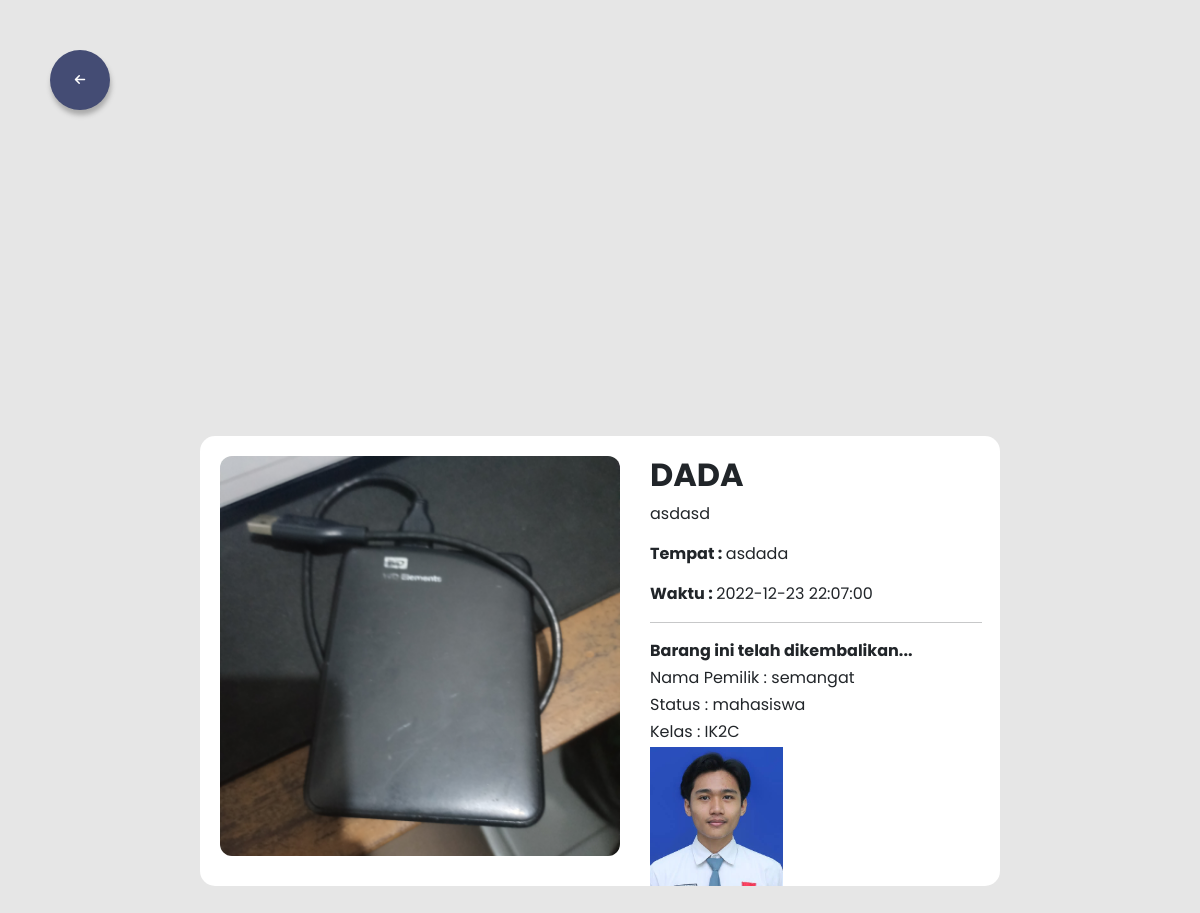
The app's page /php/detail_page.php?id=32 with its own data.
### tables this page shows
CREATE TABLE `lost` (
  `id` int(11) NOT NULL,
  `username` varchar(100) NOT NULL,
  `nama_barang` varchar(50) NOT NULL,
  `desc_barang` text NOT NULL,
  `area` varchar(100) NOT NULL,
  `tanggal` datetime NOT NULL,
  `gambar` varchar(200) NOT NULL,
  `nama_pemilik` varchar(200) NOT NULL,
  `status_pemilik` varchar(10) NOT NULL,
  `kelas` varchar(7) NOT NULL,
  `foto_bukti` varchar(200) NOT NULL,
  `returned` int(2) NOT NULL
);

### php/detail_page.php (the view, shortened to what this page needs)
<?php
include 'config.php';
$id = $_GET['id'];
$result = mysqli_query($conn, "SELECT * FROM lost INNER JOIN users ON users.username=lost.username WHERE lost.id=$id");
$data = $result->fetch_assoc();
?>
<!DOCTYPE html>
<html lang="en">
<head>
    <link rel="stylesheet" href="https://cdnjs.cloudflare.com/ajax/libs/font-awesome/6.2.1/css/all.min.css">
    <link href="https://cdn.jsdelivr.net/npm/bootstrap@5.2.3/dist/css/bootstrap.min.css" rel="stylesheet">
</head>
<body>
    <div class="fab-container">
        <div class="iconbutton">
            <a href="home_page.php">
                <i class="fa-solid fa-arrow-left"></i>
            </a>
        </div>
    </div>
    <div class="container cont-banner">
        <div class="row">
            <div class="col-md-6 img-col">
                <img src="data_gambar/<?php echo $data['gambar'] ?>" class="img-banner" />
            </div>
            <div class="col-md-6" style="padding: 0 10px 0 50px ; max-width: 400px; overflow: hidden; text-overflow: ellipsis;">
                <h2 class="judul"><b><?php echo strtoupper($data['nama_barang']); ?></b></h2>
                <p class="desc"><?php echo $data['desc_barang'] ?></p>
                <p><b>Tempat : </b> <?php echo $data['area']; ?></p>
                <p><b>Waktu : </b> <?php echo $data['tanggal']; ?></p>
                <hr class="solid">
                <?php
                if ($data['returned'] == '1') {
                    echo "
                        <p class='re'><b>Barang ini telah dikembalikan...</b></p>
                        <p class='re'>Nama Pemilik : " . $data['nama_pemilik'] . "</p>
                        <p class='re'>Status : " . $data['status_pemilik'] . "</p>
                        <p class='re'>Kelas : " . $data['kelas'] . "</p>
                        <img src='foto_bukti/" . $data['foto_bukti'] . "' style='width: 40%;'/><br>
                        ";
                }
                ?>
                <br>
            </div>
        </div>
    </div>
</body>
</html>

### php/detail_page.php (style rules this page uses)
body { background-color: #e6e6e6; font-family: 'Poppins', sans-serif; }
.judul, .desc { width: 320px; overflow: hidden; text-overflow: ellipsis; }
.img-banner { object-fit: cover; display: block; margin-left: auto; margin-right: auto; height: 400px; width: 400px; }
a { text-decoration: none }
.fab-container { position: fixed; left: 50px; top: 50px; }
.iconbutton { width: 60px; height: 60px; border-radius: 100%; box-shadow: 1px 5px 5px #aaaaaa; background: #444c74; }
.iconbutton i { display: flex; align-items: center; justify-content: center; height: 100%; color: white; }
.cont-banner { top: 50%; left: 50%; display: block; position: absolute; margin-top: -200px; margin-left: -400px; background-color: #ffff; padding: 20px; border-radius: 15px; width: 800px; max-height: 450px; overflow: auto; }
.img-banner { border-radius: 3%; }
i { color: #aaaaaa; font-size: 12px; }
.re { margin-bottom: 3px; }

### records on screen
lost: gambar (picture), nama_barang "DADA", desc_barang "asdasd", area "asdada", tanggal "2022-12-23 22:07:00", nama_pemilik "semangat", status_pemilik "mahasiswa", kelas "IK2C", foto_bukti (picture)
